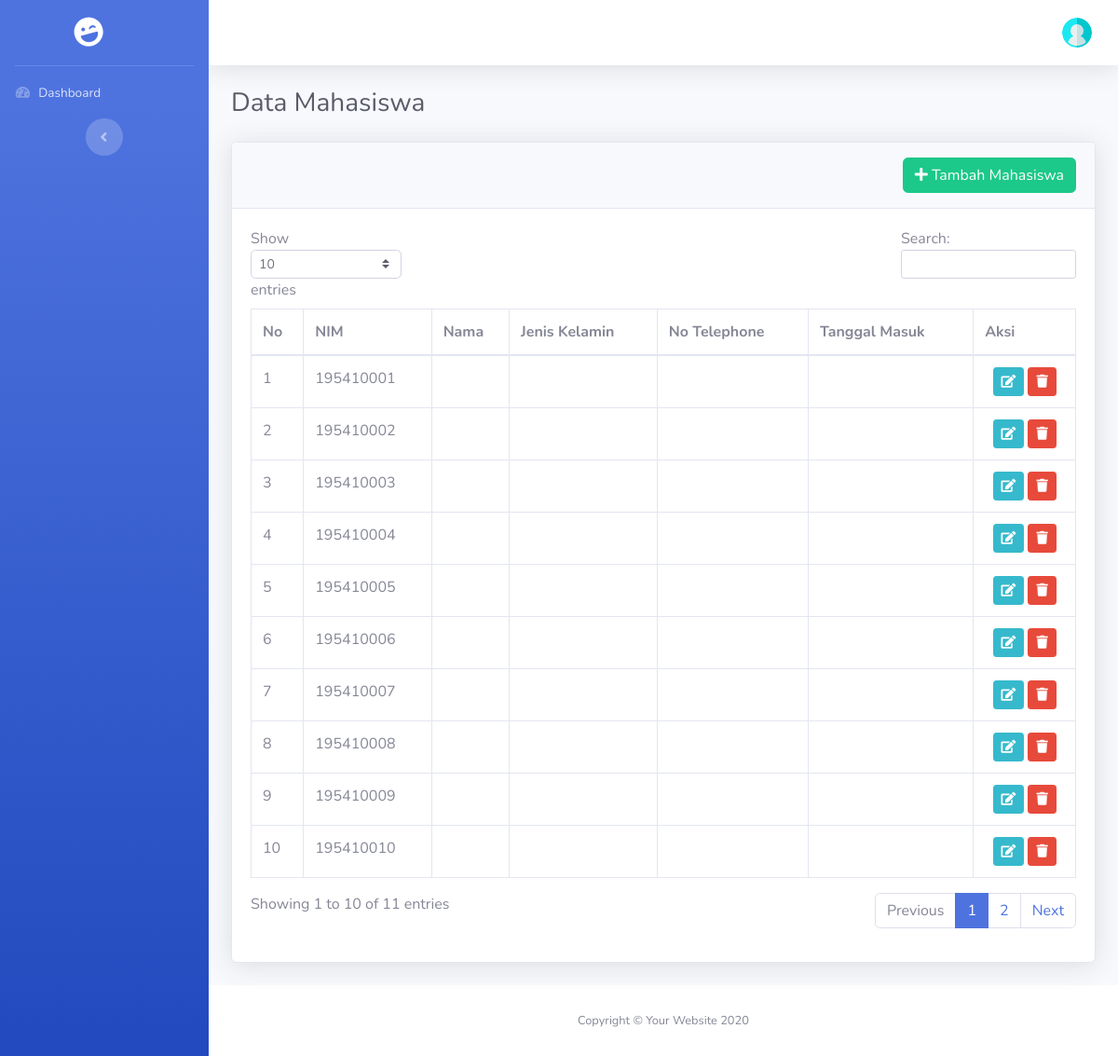
/index.php/admin/mahasiswa, run on the app's committed database.
### tables this page shows
CREATE TABLE `mahasiswa` (
  `id` bigint NOT NULL AUTO_INCREMENT,
  `nim` bigint NOT NULL,
  `nama` varchar(255) NOT NULL,
  `password` varchar(255) NOT NULL,
  `jenis_kelamin` enum('laki-laki','perempuan') NOT NULL,
  `alamat` text NOT NULL,
  `tgl_masuk` date NOT NULL,
  `nomor_telephone` varchar(14) NOT NULL,
  `agama` enum('islam','kristen','katholik','hindu','budha','konghucu') NOT NULL,
  `email` varchar(255) NOT NULL,
  `id_dosen` bigint NOT NULL,
  PRIMARY KEY (`id`)
);

### application/controllers/Admin.php (called while the page is built, shortened)
<?php
class Admin extends CI_Controller
{
    function __construct()
    {
        $this->load->Model('M_admin','mod');
    }
    public function mahasiswa()
    {
        $data['halaman']    = "Data Mahasiswa";
        $data['mahasiswa']  = $this->mod->m_get_all_mahasiswa_plus_dosen();
        $this->load->view('head.php', $data);
        $this->load->view('sidebar.php');
        $this->load->view('header.php');
        $this->load->view('admin/mahasiswa/index.php', $data);
        $this->load->view('footer.php');
    }
}

### index.php (called while the page is built, shortened)
<?php
require_once BASEPATH.'core/CodeIgniter.php';

### application/models/M_admin.php (called while the page is built, shortened)
<?php
Class M_admin extends CI_Model
{
    public function m_get_all_mahasiswa_plus_dosen()
    {
        $this->db->select('a.id AS id_mahasiswa, a.nim, a.nama AS nama_mahasiswa, a.jenis_kelamin AS jk_mahasiswa, a.nomor_telephone AS no_hp_mhs, a.tgl_masuk AS tgl_masuk_mahasiswa, b.nama AS nama_dosen')
            ->from('mahasiswa AS a')
            ->join('dosen AS b','b.id = a.id_dosen', 'left');
        $query = $this->db->get_compiled_select();
        $data  = $this->db->query($query)->result_array();
        return $data;
    }
}

### application/views/admin/mahasiswa/index.php (the view, shortened to what this page needs)
<div class="container-fluid">
    <h1 class="h3 mb-4 text-gray-800">Data Mahasiswa</h1>
    <div class="card shadow mb-4">
        <div class="card-header py-3">
            <a href="<?php echo base_url('admin/tambah_mahasiswa')?>" class="btn btn-success float-right"><i class="fas fa-plus"></i>&nbsp;Tambah Mahasiswa</a>
        </div>
        <div class="card-body">
            <div class="table-responsive">
                <table class="table table-bordered" id="dataTable" width="100%" cellspacing="0">
                    <thead>
                        <tr>
                            <th>No</th>
                            <th>NIM</th>
                            <th>Nama</th>
                            <th>Jenis Kelamin</th>
                            <th>No Telephone</th>
                            <th>Tanggal Masuk</th>
                            <th>Aksi</th>
                        </tr>
                    </thead>
                    <tbody>
                        <?php
                            $i = 1;
                            foreach($mahasiswa as $mhs):?>
                            <tr>
                                <td><?php echo $i;?></td>
                                <td><?php echo $mhs['nim'];?></td>
                                <td><?php echo $mhs['nama'];?></td>
                                <td><?php echo $mhs['jenis_kelamin'];?></td>
                                <td><?php echo $mhs['nomor_telephone'];?></td>
                                <td><?php echo $mhs['tgl_masuk'];?></td>
                                <td class="text-center">
                                    <a href="<?php echo base_url('admin/edit_mahasiswa/').$mhs['id']?>" class="btn btn-info btn-sm"><i class="fas fa-edit"></i></a>
                                    <a href="<?php echo base_url('admin/hapus_mahasiswa/').$mhs['id']?>" class="btn btn-danger btn-sm"><i class="fas fa-trash"></i></a>
                                </td>
                            </tr>
                        <?php
                            $i++;
                            endforeach;?>
                    </tbody>
                </table>
            </div>
        </div>
    </div>
</div>

### data on the page
mahasiswa: nim "195410001"
mahasiswa: nim "195410002"
mahasiswa: nim "195410003"
mahasiswa: nim "195410004"
mahasiswa: nim "195410005"
mahasiswa: nim "195410006"
mahasiswa: nim "195410007"
mahasiswa: nim "195410008"
mahasiswa: nim "195410009"
mahasiswa: nim "195410010"
